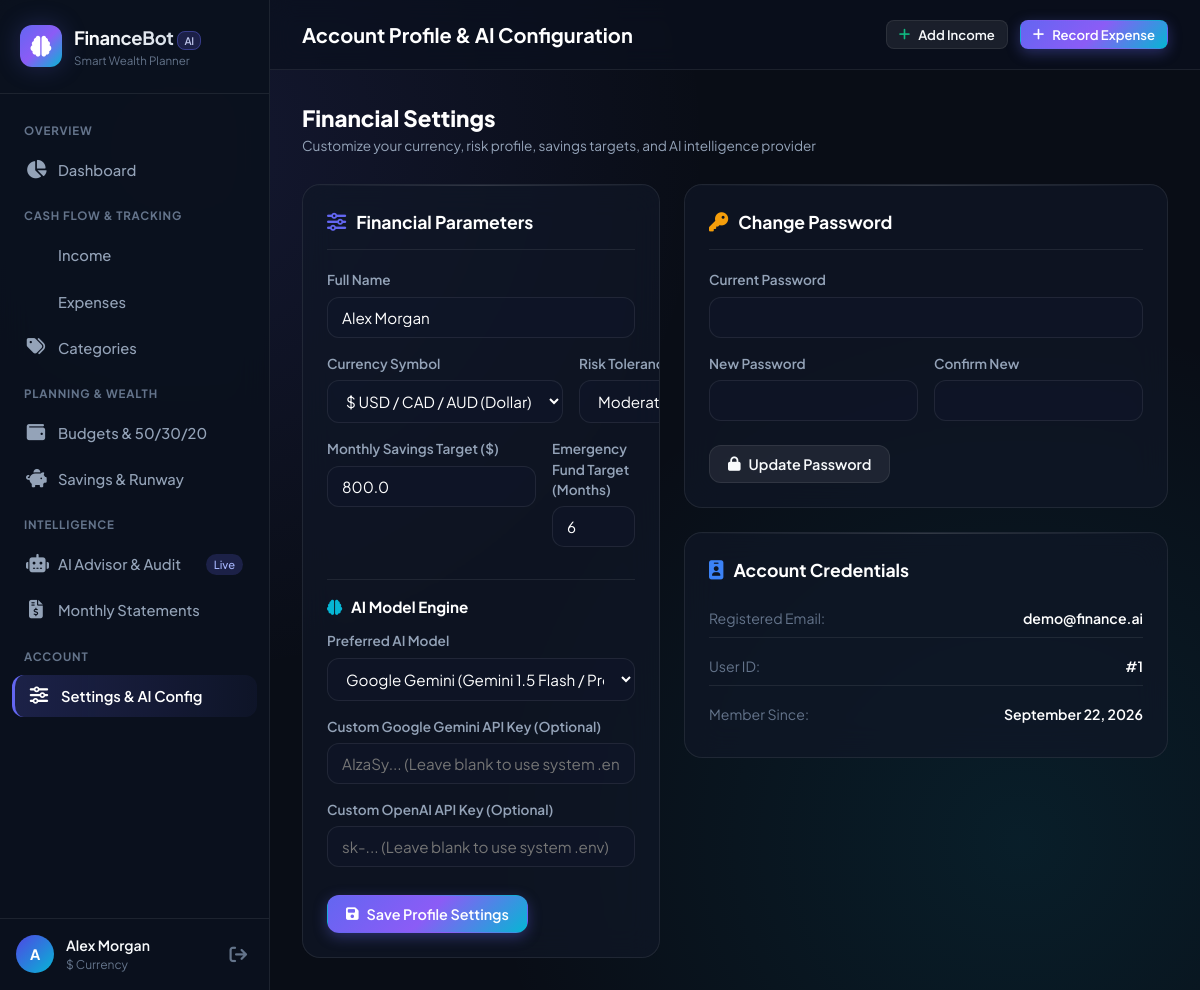
Screenshot of /profile (signed in) with the database file from the repository.
### models.py (models this page shows, shortened)
class User(UserMixin, db.Model):
    __tablename__ = "users"
    id = db.Column(db.Integer, primary_key=True)
    username = db.Column(db.String(80), nullable=False)
    email = db.Column(db.String(120), unique=True, nullable=False, index=True)
    password_hash = db.Column(db.String(255), nullable=False)
    currency = db.Column(db.String(10), default="$")
    monthly_savings_target = db.Column(db.Float, default=500.0)
    emergency_fund_target_months = db.Column(db.Integer, default=6)
    risk_tolerance = db.Column(db.String(20), default="Moderate")  # Conservative, Moderate, Aggressive
    preferred_ai_provider = db.Column(db.String(20), default="gemini")  # gemini or openai
    custom_gemini_key = db.Column(db.String(255), nullable=True)
    custom_openai_key = db.Column(db.String(255), nullable=True)
    created_at = db.Column(db.DateTime, default=datetime.utcnow)
    incomes = db.relationship("Income", backref="user", lazy=True, cascade="all, delete-orphan")
    expenses = db.relationship("Expense", backref="user", lazy=True, cascade="all, delete-orphan")
    budgets = db.relationship("Budget", backref="user", lazy=True, cascade="all, delete-orphan")
    savings_goals = db.relationship("SavingsGoal", backref="user", lazy=True, cascade="all, delete-orphan")
    custom_categories = db.relationship("ExpenseCategory", backref="user", lazy=True, cascade="all, delete-orphan")
    recommendations = db.relationship("AIRecommendation", backref="user", lazy=True, cascade="all, delete-orphan")
    chat_messages = db.relationship("ChatMessage", backref="user", lazy=True, cascade="all, delete-orphan")

### routes/profile.py (the view, shortened to what this page needs)
@profile_bp.route("/profile", methods=["GET", "POST"])
@login_required
def index():
    return render_template("profile/index.html")

### templates/profile/index.html (shortened to what this page needs)
{% extends "base.html" %}
{% block page_title %}Account Profile & AI Configuration{% endblock %}
{% block content %}
<div style="display: flex; align-items: center; justify-content: space-between; flex-wrap: wrap; gap: 16px;">
  <div>
    <h2 style="font-size: 1.4rem; font-weight: 800; color: #fff;">Financial Settings</h2>
    <p style="color: var(--text-secondary); font-size: 0.85rem;">Customize your currency, risk profile, savings targets, and AI intelligence provider</p>
  </div>
</div>
<div class="two-col-grid" style="align-items: start;">
  <div class="glass-card">
    <div style="display: flex; align-items: center; gap: 10px; margin-bottom: 20px; border-bottom: 1px solid var(--border-glass); padding-bottom: 14px;">
      <i class="fas fa-sliders" style="color: var(--accent-primary); font-size: 1.2rem;"></i>
      <h3 style="font-size: 1.1rem; font-weight: 700; color: #fff;">Financial Parameters</h3>
    </div>
    <form action="{{ url_for('profile.index') }}" method="POST">
      <div class="form-group">
        <label class="form-label" for="prof_username">Full Name</label>
        <input type="text" id="prof_username" name="username" class="form-control" value="{{ current_user.username }}" required>
      </div>
      <div class="two-col-grid" style="gap: 16px;">
        <div class="form-group">
          <label class="form-label" for="prof_currency">Currency Symbol</label>
          <select id="prof_currency" name="currency" class="form-control">
            <option value="$" {% if current_user.currency == '$' %}selected{% endif %}>$ USD / CAD / AUD (Dollar)</option>
          </select>
        </div>
        <div class="form-group">
          <label class="form-label" for="prof_risk">Risk Tolerance</label>
          <select id="prof_risk" name="risk_tolerance" class="form-control">
            <option value="Moderate" {% if current_user.risk_tolerance == 'Moderate' %}selected{% endif %}>Moderate (Balanced Growth & Defense)</option>
          </select>
        </div>
      </div>
      <div class="two-col-grid" style="gap: 16px;">
        <div class="form-group">
          <label class="form-label" for="prof_savings_target">Monthly Savings Target ({{ current_user.currency }})</label>
          <input type="number" id="prof_savings_target" name="monthly_savings_target" step="1" min="0" class="form-control" value="{{ current_user.monthly_savings_target }}">
        </div>
        <div class="form-group">
          <label class="form-label" for="prof_emergency_months">Emergency Fund Target (Months)</label>
          <input type="number" id="prof_emergency_months" name="emergency_fund_target_months" min="1" max="24" class="form-control" value="{{ current_user.emergency_fund_target_months }}">
        </div>
      </div>
      <div style="margin-top: 16px; padding-top: 16px; border-top: 1px solid var(--border-glass);">
        <div style="font-weight: 700; color: #fff; font-size: 0.95rem; margin-bottom: 12px;">
          <i class="fas fa-brain" style="color: var(--accent-secondary); margin-right: 6px;"></i> AI Model Engine
        </div>
        <div class="form-group">
          <label class="form-label">Preferred AI Model</label>
          <select name="preferred_ai_provider" class="form-control">
            <option value="gemini" {% if current_user.preferred_ai_provider == 'gemini' %}selected{% endif %}>Google Gemini (Gemini 1.5 Flash / Pro)</option>
          </select>
        </div>
        <div class="form-group">
          <label class="form-label">Custom Google Gemini API Key (Optional)</label>
          <input type="password" name="custom_gemini_key" class="form-control" placeholder="AIzaSy... (Leave blank to use system .env)" value="{{ current_user.custom_gemini_key or '' }}">
        </div>
        <div class="form-group">
          <label class="form-label">Custom OpenAI API Key (Optional)</label>
          <input type="password" name="custom_openai_key" class="form-control" placeholder="sk-... (Leave blank to use system .env)" value="{{ current_user.custom_openai_key or '' }}">
        </div>
      </div>
      <button type="submit" class="btn btn-primary" style="margin-top: 12px;" id="btn-save-profile">
        <i class="fas fa-floppy-disk"></i> Save Profile Settings
      </button>
    </form>
  </div>
  <div style="display: flex; flex-direction: column; gap: 24px;">
    <div class="glass-card">
      <div style="display: flex; align-items: center; gap: 10px; margin-bottom: 20px; border-bottom: 1px solid var(--border-glass); padding-bottom: 14px;">
        <i class="fas fa-key" style="color: var(--color-warning); font-size: 1.2rem;"></i>
        <h3 style="font-size: 1.1rem; font-weight: 700; color: #fff;">Change Password</h3>
      </div>
      <form action="{{ url_for('profile.index') }}" method="POST">
        <div class="form-group">
          <label class="form-label" for="curr_pass">Current Password</label>
          <input type="password" id="curr_pass" name="current_password" class="form-control" required>
        </div>
        <div class="two-col-grid" style="gap: 16px;">
          <div class="form-group">
            <label class="form-label" for="new_pass">New Password</label>
            <input type="password" id="new_pass" name="new_password" class="form-control" required>
          </div>
          <div class="form-group">
            <label class="form-label" for="conf_pass">Confirm New</label>
            <input type="password" id="conf_pass" name="confirm_password" class="form-control" required>
          </div>
        </div>
        <button type="submit" class="btn btn-secondary" style="margin-top: 8px;">
          <i class="fas fa-lock"></i> Update Password
        </button>
      </form>
    </div>
    <div class="glass-card">
      <div style="display: flex; align-items: center; gap: 10px; margin-bottom: 16px;">
        <i class="fas fa-id-badge" style="color: var(--color-info); font-size: 1.2rem;"></i>
        <h3 style="font-size: 1.1rem; font-weight: 700; color: #fff;">Account Credentials</h3>
      </div>
      <div style="display: flex; flex-direction: column; gap: 10px; font-size: 0.88rem;">
        <div style="display: flex; justify-content: space-between; padding: 8px 0; border-bottom: 1px solid var(--border-glass);">
          <span style="color: var(--text-muted);">Registered Email:</span>
          <span style="color: #fff; font-weight: 600;">{{ current_user.email }}</span>
        </div>
        <div style="display: flex; justify-content: space-between; padding: 8px 0; border-bottom: 1px solid var(--border-glass);">
          <span style="color: var(--text-muted);">User ID:</span>
          <span style="color: #fff; font-weight: 600;">#{{ current_user.id }}</span>
        </div>
        <div style="display: flex; justify-content: space-between; padding: 8px 0;">
          <span style="color: var(--text-muted);">Member Since:</span>
          <span style="color: #fff; font-weight: 600;">{{ current_user.created_at.strftime('%B %d, %Y') }}</span>
        </div>
      </div>
    </div>
  </div>
</div>
{% endblock %}

### templates/base.html (shortened to what this page needs)
<!DOCTYPE html>
<html lang="en">
<head>
  <link rel="stylesheet" href="https://cdnjs.cloudflare.com/ajax/libs/font-awesome/6.5.1/css/all.min.css">
  <link rel="stylesheet" href="{{ url_for('static', filename='css/style.css') }}">
</head>
<body>
  <div class="app-container">
    {% if current_user.is_authenticated %}
    <aside class="sidebar" id="app-sidebar">
      <div class="sidebar-header">
        <div class="brand-icon">
          <i class="fas fa-brain"></i>
        </div>
        <div>
          <div class="brand-title">FinanceBot<span class="brand-badge">AI</span></div>
          <div style="font-size: 0.72rem; color: var(--text-muted);">Smart Wealth Planner</div>
        </div>
      </div>
      <nav class="sidebar-nav">
        <div class="nav-section-title">Overview</div>
        <a href="{{ url_for('dashboard.index') }}" class="nav-item {% if request.endpoint == 'dashboard.index' %}active{% endif %}" id="nav-dashboard">
          <i class="fas fa-chart-pie"></i>
          <span>Dashboard</span>
        </a>
        <div class="nav-section-title">Cash Flow & Tracking</div>
        <a href="{{ url_for('transactions.income_list') }}" class="nav-item {% if request.endpoint == 'transactions.income_list' %}active{% endif %}" id="nav-income">
          <span>Income</span>
        </a>
        <a href="{{ url_for('transactions.expense_list') }}" class="nav-item {% if request.endpoint == 'transactions.expense_list' %}active{% endif %}" id="nav-expenses">
          <span>Expenses</span>
        </a>
        <a href="{{ url_for('transactions.categories') }}" class="nav-item {% if request.endpoint == 'transactions.categories' %}active{% endif %}" id="nav-categories">
          <i class="fas fa-tags"></i>
          <span>Categories</span>
        </a>
        <div class="nav-section-title">Planning & Wealth</div>
        <a href="{{ url_for('budgets.index') }}" class="nav-item {% if request.endpoint == 'budgets.index' %}active{% endif %}" id="nav-budgets">
          <i class="fas fa-wallet"></i>
          <span>Budgets & 50/30/20</span>
        </a>
        <a href="{{ url_for('savings.index') }}" class="nav-item {% if request.endpoint == 'savings.index' %}active{% endif %}" id="nav-savings">
          <i class="fas fa-piggy-bank"></i>
          <span>Savings & Runway</span>
        </a>
        <div class="nav-section-title">Intelligence</div>
        <a href="{{ url_for('ai_advisor.index') }}" class="nav-item {% if request.endpoint == 'ai_advisor.index' %}active{% endif %}" id="nav-advisor">
          <i class="fas fa-robot"></i>
          <span>AI Advisor & Audit</span>
          <span class="nav-badge">Live</span>
        </a>
        <a href="{{ url_for('reports.monthly') }}" class="nav-item {% if request.endpoint == 'reports.monthly' %}active{% endif %}" id="nav-reports">
          <i class="fas fa-file-invoice-dollar"></i>
          <span>Monthly Statements</span>
        </a>
        <div class="nav-section-title">Account</div>
        <a href="{{ url_for('profile.index') }}" class="nav-item {% if request.endpoint == 'profile.index' %}active{% endif %}" id="nav-profile">
          <i class="fas fa-sliders"></i>
          <span>Settings & AI Config</span>
        </a>
      </nav>
      <div class="sidebar-footer">
        <div class="user-avatar">
          {{ current_user.username[0]|upper }}
        </div>
        <div class="user-info">
          <div class="user-name">{{ current_user.username }}</div>
          <div class="user-role">{{ current_user.currency }} Currency</div>
        </div>
        <a href="{{ url_for('auth.logout') }}" title="Sign Out" style="color: var(--text-muted); font-size: 1.1rem; padding: 6px;" id="btn-logout">
          <i class="fas fa-arrow-right-from-bracket"></i>
        </a>
      </div>
    </aside>
    {% endif %}
    <main class="main-wrapper" style="{% if not current_user.is_authenticated %}margin-left: 0;{% endif %}">
      {% if current_user.is_authenticated %}
      <header class="topbar">
        <div class="topbar-left">
          <h1 class="page-headline">{% block page_title %}Financial Dashboard{% endblock %}</h1>
        </div>
        <div class="topbar-right">
          <button class="btn btn-secondary btn-sm" data-modal-target="global-income-modal" id="quick-add-income-btn">
            <i class="fas fa-plus" style="color: var(--color-success);"></i> Add Income
          </button>
          <button class="btn btn-primary btn-sm" data-modal-target="global-expense-modal" id="quick-add-expense-btn">
            <i class="fas fa-plus"></i> Record Expense
          </button>
        </div>
      </header>
      {% endif %}
      <div class="page-content">
        {% block content %}{% endblock %}
      </div>
    </main>
  </div>
</body>
</html>

### rows the page displays
User: username "A", username "Alex Morgan", currency "$", currency "$ USD / CAD / AUD (Dollar)", risk_tolerance "Moderate (Balanced Growth & Defense)", monthly_savings_target "800.0", emergency_fund_target_months "6", preferred_ai_provider "Google Gemini (Gemini 1.5 Flash / Pro)", email "demo@finance.ai", id "1", created_at "September 22, 2026"
